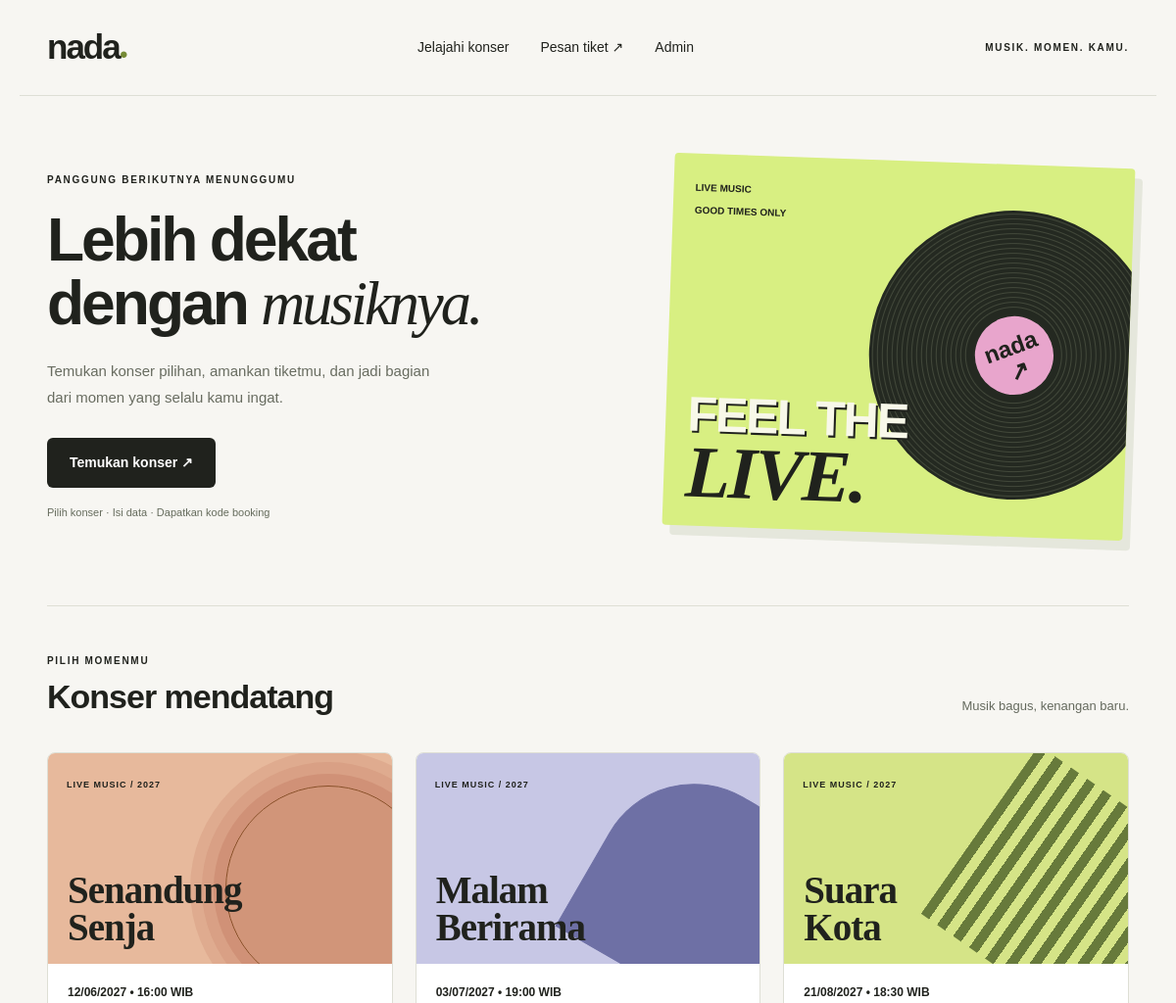
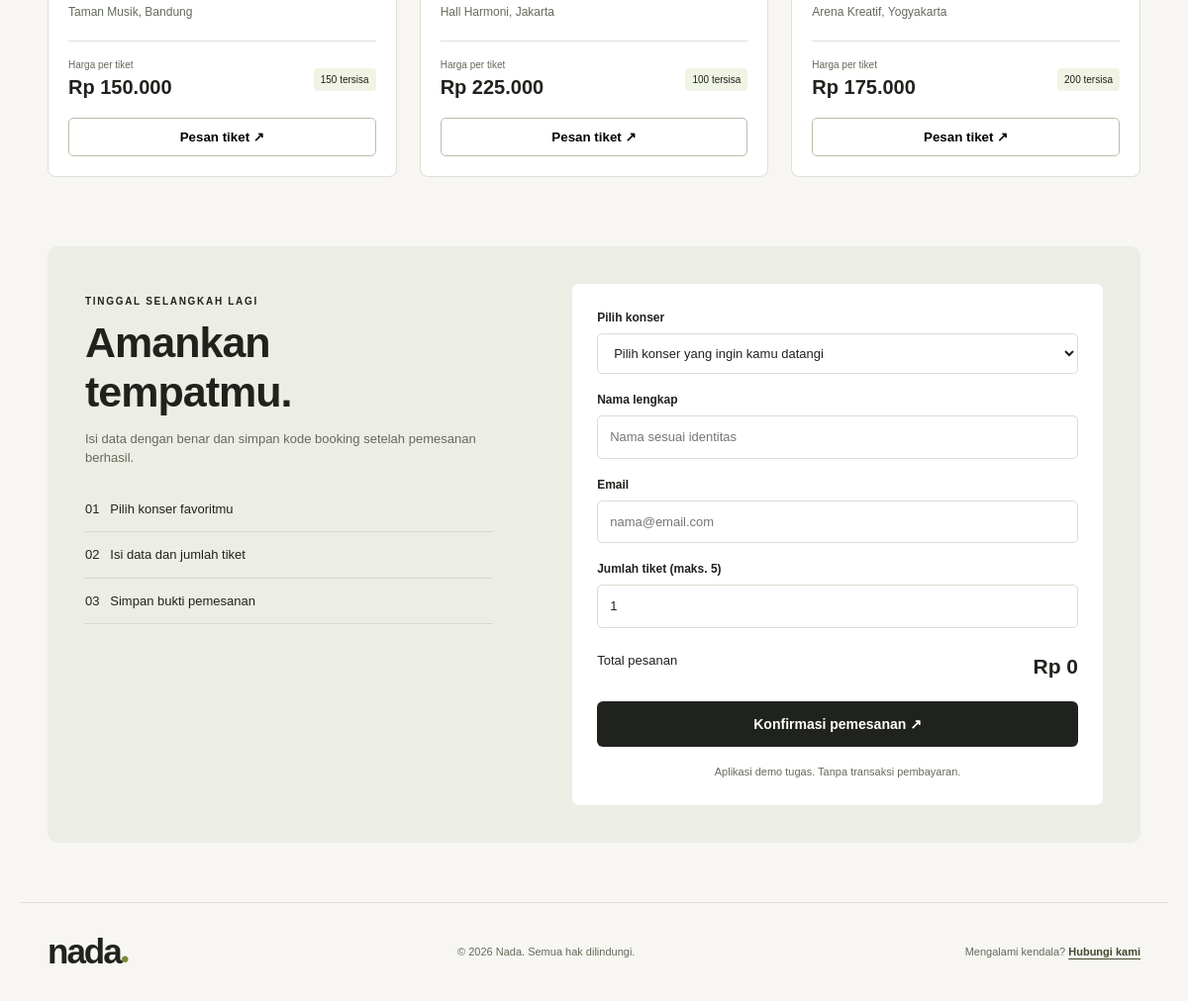
The page / on the database its author committed (2 pictures, top to bottom).
### tables this page shows
CREATE TABLE IF NOT EXISTS konser (id INT UNSIGNED AUTO_INCREMENT PRIMARY KEY, nama VARCHAR(120) NOT NULL, lokasi VARCHAR(160) NOT NULL, tanggal DATETIME NOT NULL, harga INT UNSIGNED NOT NULL, stok INT UNSIGNED NOT NULL, poster VARCHAR(64) NULL DEFAULT NULL);

### config.php (called while the page is built, shortened)
<?php
function db() {
 static $db;
 return $db ??= new PDO('mysql:host=127.0.0.1;dbname=tiket_konser;charset=utf8mb4','root','',[PDO::ATTR_ERRMODE=>PDO::ERRMODE_EXCEPTION,PDO::ATTR_DEFAULT_FETCH_MODE=>PDO::FETCH_ASSOC,PDO::ATTR_EMULATE_PREPARES=>false]);
}
function e($v) {return htmlspecialchars((string)$v,ENT_QUOTES,'UTF-8');}
function rp($v) {return 'Rp '.number_format($v,0,',','.');}

### poster.php (called while the page is built, shortened)
<?php
function poster_url($name) {
 return is_string($name) && preg_match('/^[a-f0-9]{32}\.(jpg|png|webp)$/D',$name) && is_file(__DIR__.'/uploads/poster/'.$name) ? 'uploads/poster/'.$name : null;
}

### index.php (the view, shortened to what this page needs)
<?php
require __DIR__.'/config.php';
require __DIR__.'/poster.php';
$error=''; $konser=[]; $booking=null;
try {
 $konser=db()->query('SELECT * FROM konser ORDER BY tanggal')->fetchAll();
} catch(Throwable $ex) {
 if(isset($pdo)&&$pdo->inTransaction()) $pdo->rollBack();
 if($ex instanceof PDOException){error_log($ex->getMessage());$error='Database belum terhubung. Aktifkan MySQL, impor database.sql, lalu periksa config.php.';}else{$error=$ex->getMessage();}
 try{$konser=db()->query('SELECT * FROM konser ORDER BY tanggal')->fetchAll();}catch(Throwable $ignored){}
}
?>
<!doctype html><html lang="id"><head><meta charset="utf-8"><meta name="viewport" content="width=device-width,initial-scale=1"><title>Nada — Tiket Konser</title><link rel="stylesheet" href="style.css"></head><body>
<header class="wrap nav"><a class="brand" href="index.php">nada<span>●</span></a><nav><a href="#konser">Jelajahi konser</a><a href="#pesan">Pesan tiket ↗</a><a href="admin.php">Admin</a></nav><small>MUSIK. MOMEN. KAMU.</small></header>
<main class="wrap"><section class="hero"><div><p class="eyebrow">PANGGUNG BERIKUTNYA MENUNGGUMU</p><h1>Lebih dekat<br>dengan <em>musiknya.</em></h1><p class="intro">Temukan konser pilihan, amankan tiketmu, dan jadi bagian dari momen yang selalu kamu ingat.</p><a class="button" href="#konser">Temukan konser ↗</a><p class="muted">Pilih konser · Isi data · Dapatkan kode booking</p></div><div class="poster" aria-hidden="true"><small>LIVE MUSIC<br>GOOD TIMES ONLY</small><div class="disc"><b>nada<br>↗</b></div><div class="poster-title">FEEL THE<br><i>LIVE.</i></div></div></section>
<section class="events" id="konser"><div class="section-head"><div><p class="eyebrow">PILIH MOMENMU</p><h2>Konser mendatang</h2></div><p>Musik bagus, kenangan baru.</p></div><div class="grid">
<?php foreach($konser as $i=>$k):$available=$k['stok']>0&&strtotime($k['tanggal'])>time();?>
<article class="card"><?php $poster=poster_url($k['poster']??null);if($poster):?><div class="concert-poster"><img src="<?=e($poster)?>" alt="Poster <?=e($k['nama'])?>" loading="lazy"></div><?php else:?><div class="art art-<?=$i%3?>"><span>LIVE MUSIC / <?=e(date('Y',strtotime($k['tanggal'])))?></span><div class="shape" aria-hidden="true"></div><h3><?=e($k['nama'])?></h3></div><?php endif;?><div class="card-body"><?php if($poster):?><h3 class="concert-name"><?=e($k['nama'])?></h3><?php endif;?><p class="date"><?=e(date('d/m/Y • H:i',strtotime($k['tanggal'])))?> WIB</p><p class="location"><?=e($k['lokasi'])?></p><div class="price"><div><small>Harga per tiket</small><strong><?=e(rp($k['harga']))?></strong></div><span><?=e($k['stok'])?> tersisa</span></div><button class="choose" data-id="<?=e($k['id'])?>" <?=$available?'':'disabled'?>><?=$available?'Pesan tiket ↗':'Tidak tersedia'?></button></div></article>
<?php endforeach;?><?php if(!$konser&&!$error):?><p>Belum ada konser tersedia.</p><?php endif;?></div></section>
<section id="pesan" class="order"><div><p class="eyebrow">TINGGAL SELANGKAH LAGI</p><h2>Amankan<br>tempatmu.</h2><p>Isi data dengan benar dan simpan kode booking setelah pemesanan berhasil.</p><div class="steps"><p>01 &nbsp; Pilih konser favoritmu</p><p>02 &nbsp; Isi data dan jumlah tiket</p><p>03 &nbsp; Simpan bukti pemesanan</p></div></div><form method="post" action="index.php"><input type="hidden" name="csrf" value="<?=e($_SESSION['csrf'])?>"><label for="konser_id">Pilih konser</label><select name="konser_id" id="konser_id" required><option value="">Pilih konser yang ingin kamu datangi</option><?php foreach($konser as $k):if($k['stok']<1||strtotime($k['tanggal'])<=time())continue;?><option value="<?=e($k['id'])?>" data-price="<?=e($k['harga'])?>" data-stock="<?=e($k['stok'])?>"><?=e($k['nama'])?></option><?php endforeach;?></select><label for="nama">Nama lengkap</label><input name="nama" id="nama" placeholder="Nama sesuai identitas" autocomplete="name" minlength="2" maxlength="100" required><label for="email">Email</label><input name="email" id="email" type="email" placeholder="nama@email.com" autocomplete="email" maxlength="150" required><label for="jumlah">Jumlah tiket (maks. 5)</label><input name="jumlah" id="jumlah" type="number" min="1" max="5" value="1" required><div class="total"><span>Total pesanan</span><strong id="total" aria-live="polite">Rp 0</strong></div><button class="button submit">Konfirmasi pemesanan ↗</button><p class="muted">Aplikasi demo tugas. Tanpa transaksi pembayaran.</p></form></section></main><footer class="wrap">
  <a class="brand" href="index.php">nada<span>●</span></a>
  <p>© <?= date('Y') ?> Nada. Semua hak dilindungi.</p>
  <small>
    Mengalami kendala?
    <a href="mailto:AdminNada@gmail.com">Hubungi kami</a>
  </small>
</footer><script src="app.js"></script></body></html>

### rows shown on the page
konser: tanggal "2027", nama "Senandung Senja", tanggal "12/06/2027 • 16:00", lokasi "Taman Musik, Bandung", harga "Rp 150.000", stok "150", shows "Pesan tiket ↗"
konser: tanggal "2027", nama "Malam Berirama", tanggal "03/07/2027 • 19:00", lokasi "Hall Harmoni, Jakarta", harga "Rp 225.000", stok "100", shows "Pesan tiket ↗"
konser: tanggal "2027", nama "Suara Kota", tanggal "21/08/2027 • 18:30", lokasi "Arena Kreatif, Yogyakarta", harga "Rp 175.000", stok "200", shows "Pesan tiket ↗"
